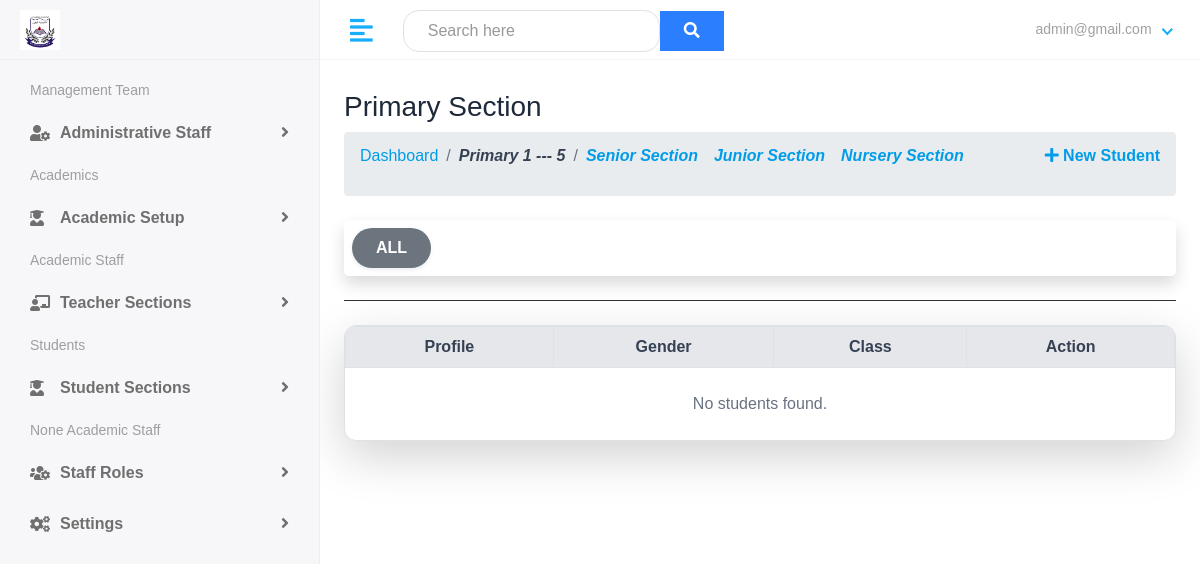
Before: /studentApp/primary-class (signed in) with the older database file.
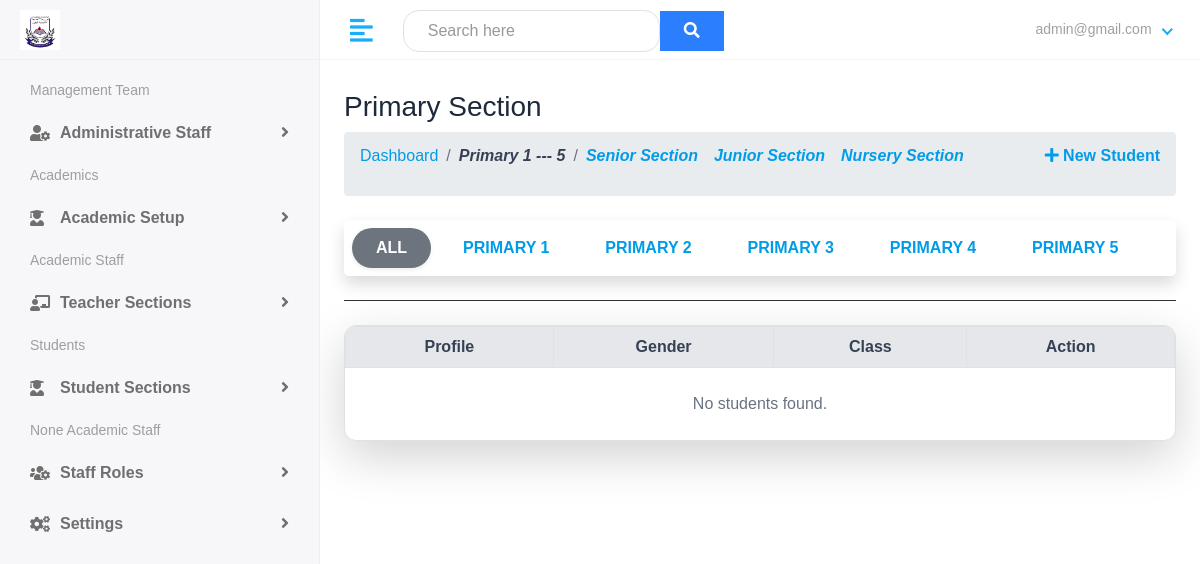
After: the same page with the newer database file.
### school/models.py (models this page shows, shortened)
class SchoolClass(models.Model):
    section = models.ForeignKey(Section, on_delete=models.CASCADE)
    name = models.CharField(max_length=20)  # e.g. "JS1", "SS2", "Nursery 2"
    class_teacher = models.ForeignKey(Teacher, on_delete=models.SET_NULL, null=True, blank=True, related_name='class_teacher_of')
    class Meta:
        unique_together = ('section', 'name')
        ordering = ['section', 'name']

### studentApp/views.py (the view)
# urls.py: path('primary-class', views.primaryclass, name="primary-class"),
@login_required(login_url='my-login')
def primaryclass(request):
    class_filter = request.GET.get('class')
    primary_classes = SchoolClass.objects.filter(name__startswith='Pr').order_by('name')
    if class_filter:
        students = Student.objects.filter(student_class__name__iexact=class_filter)
    else:
        students = Student.objects.filter(student_class__name__icontains='Primary')
    context = {
        'students': students,
        'selected_class': class_filter,
        'primary_classes': primary_classes,
    }
    return render(request, 'school/students/primary-class.html', context)

### templates/school/students/primary-class.html (shortened to what the changed rows need)
{% extends 'school/base.html' %}
{% load crispy_forms_tags %}
{% load static tailwind_tags %}
{% load widget_tweaks %}
{% load static %}
{% block body %}
<div class="page-wrapper">
    <div class="content w-full px-4">
        <div class="mb-6 border-b pb-4">
            <div class="flex flex-wrap justify-start gap-2 bg-white mt-4 p-2 rounded-lg shadow">
                <a href="{% url 'primary-class' %}" class="cursor-pointer px-4 py-2 rounded-full font-semibold shadow-sm
                    {% if not selected_class %}bg-secondary text-white{% else %}hover:bg-blue-100{% endif %}">
                    ALL
                </a>
                {% for class in primary_classes %}
                    <a href="{% url 'primary-class' %}?class={{ class.name }}" class="cursor-pointer px-4 py-2 rounded-full font-semibold
                        {% if selected_class == class.name %}bg-secondary text-white{% else %}hover:bg-blue-100{% endif %} transition">
                        {{ class.name|upper }}
                    </a>
                {% endfor %}
            </div>
        </div>
        <div class="bg-white border border-gray-300 shadow-lg rounded-xl overflow-hidden">
            <div class="overflow-x-auto">
                <table class="min-w-full table-auto border-collapse">
                    <thead class="bg-gray-200 text-gray-700 text-center">
                        <tr>
                            <th class="border border-gray-300 px-4 py-2">Profile</th>
                            <th class="border border-gray-300 px-4 py-2">Gender</th>
                            <th class="border border-gray-300 px-4 py-2">Class</th>
                            <th class="border border-gray-300 px-4 py-2">Action</th>
                        </tr>
                    </thead>
                </table>
            </div>
        </div>
    </div>
</div>
{% endblock %}

Changed rows visible on the page:
added SchoolClass: name "PRIMARY 1"
added SchoolClass: name "PRIMARY 2"
added SchoolClass: name "PRIMARY 3"
added SchoolClass: name "PRIMARY 4"
added SchoolClass: name "PRIMARY 5"
